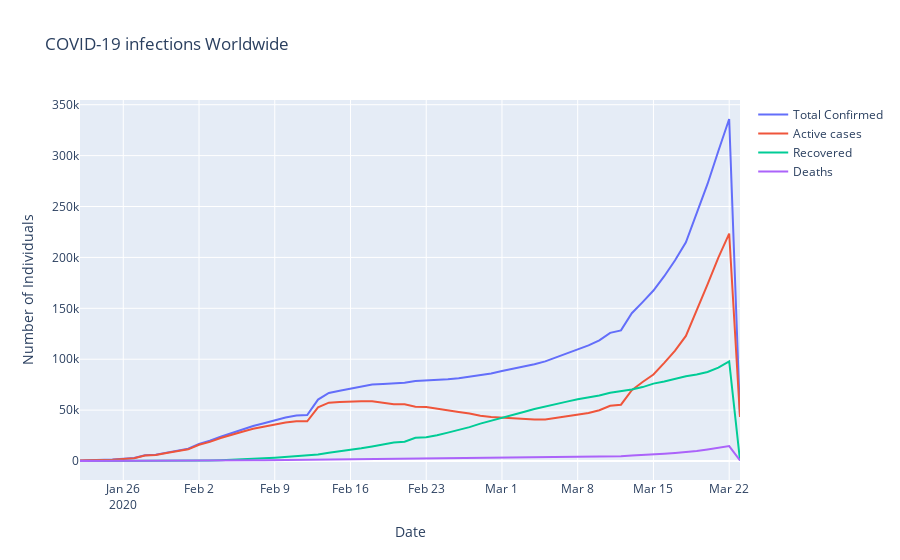

The code cell stored with this chart in its notebook:
### Code cell
print('Fatality rate: {:.2f}%'.format(100 *
                                     df[df['date'] == df['date'].iloc[-1]]['Deaths'].sum() /
                                     df[df['date'] == df['date'].iloc[-1]]['Confirmed'].sum()))

fig = go.Figure()
fig.add_trace(go.Scatter(
                x=df.groupby('date')['date'].first(),
                y=df.groupby('date')['Confirmed'].sum(),
                name="Total Confirmed"))


fig.add_trace(go.Scatter(
                x=df.groupby('date')['date'].first(),
                y=df.groupby('date')['Active'].sum(),
                name="Active cases"))

fig.add_trace(go.Scatter(
                x=df.groupby('date')['date'].first(),
                y=df.groupby('date')['Recovered'].sum(),
                name="Recovered"))

fig.add_trace(go.Scatter(
                x=df.groupby('date')['date'].first(),
                y=df.groupby('date')['Deaths'].sum(),
                name="Deaths"))

fig.update_layout(title="COVID-19 infections Worldwide",
                  xaxis_title="Date",
                  yaxis_title="Number of Individuals")

fig.show()
